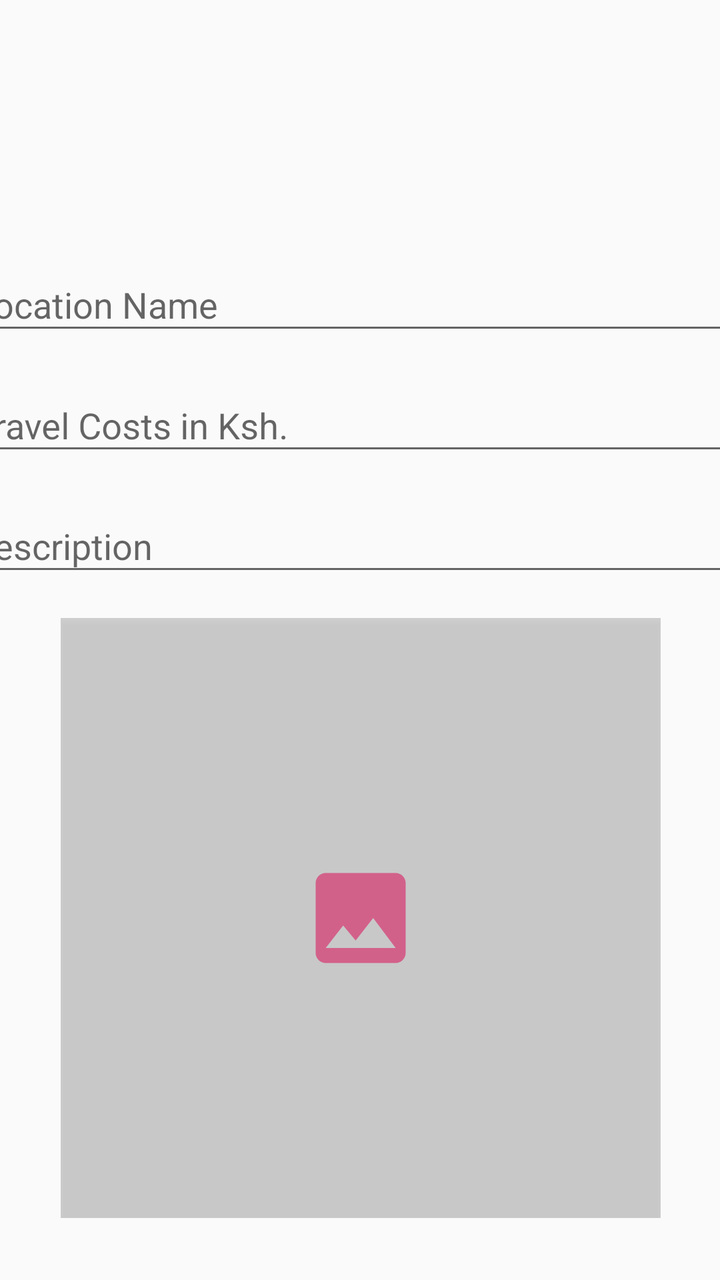
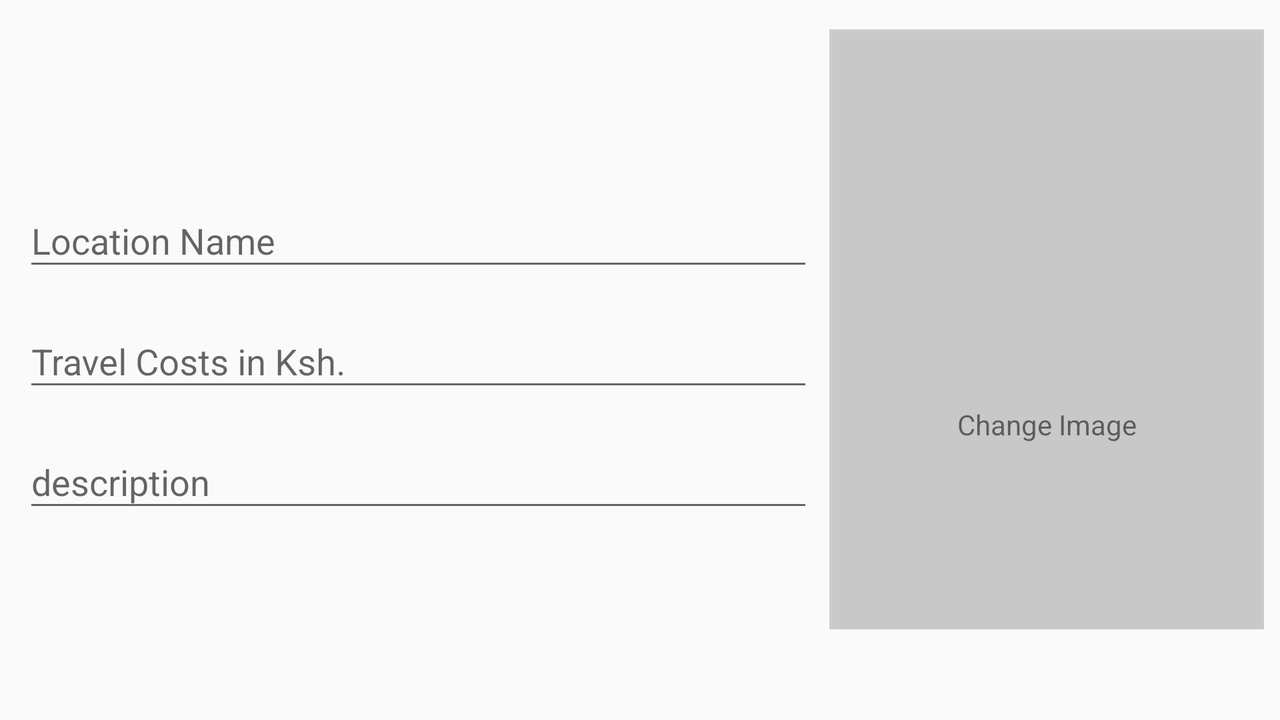

Compare how this app lays out the same screen by default and in its alternative resource folder. The renders come first, then the two layout files and the values they reference.
<!-- AndroidManifest.xml: application theme AppTheme -->
<!-- res/layout/activity_create_place.xml -->
<?xml version="1.0" encoding="utf-8"?>
<androidx.constraintlayout.widget.ConstraintLayout xmlns:android="http://schemas.android.com/apk/res/android"
                                                   xmlns:app="http://schemas.android.com/apk/res-auto"
                                                   xmlns:tools="http://schemas.android.com/tools"
                                                   android:orientation="vertical"
                                                   android:layout_width="match_parent"
                                                   android:layout_height="match_parent">


    <com.google.android.material.textfield.TextInputLayout
            android:layout_width="395dp"
            android:layout_height="wrap_content"
            app:layout_constraintStart_toStartOf="parent"
            app:layout_constraintEnd_toEndOf="parent"
            android:id="@+id/textInputLayout6"
            android:layout_marginTop="120dp"
            app:layout_constraintTop_toTopOf="parent">

        <com.google.android.material.textfield.TextInputEditText
                android:id="@+id/pName"
                android:layout_width="match_parent"
                android:layout_height="wrap_content"
                android:hint="@string/location_name"/>
    </com.google.android.material.textfield.TextInputLayout>
    <com.google.android.material.textfield.TextInputLayout
            android:layout_width="395dp"
            android:layout_height="wrap_content"
            app:layout_constraintStart_toStartOf="@+id/textInputLayout6"
            app:layout_constraintEnd_toEndOf="@+id/textInputLayout6"
            android:layout_marginTop="8dp" app:layout_constraintTop_toBottomOf="@+id/textInputLayout6"
            android:id="@+id/textInputLayout7">

        <com.google.android.material.textfield.TextInputEditText
                android:id="@+id/pPrice"
                android:layout_width="match_parent"
                android:layout_height="wrap_content"
                android:inputType="number"
                android:hint="@string/cost_value"/>
    </com.google.android.material.textfield.TextInputLayout>
    <com.google.android.material.textfield.TextInputLayout
            android:layout_width="395dp"
            android:layout_height="wrap_content"
            app:layout_constraintStart_toStartOf="@+id/textInputLayout7"
            app:layout_constraintEnd_toEndOf="@+id/textInputLayout7"
            android:layout_marginTop="8dp" app:layout_constraintTop_toBottomOf="@+id/textInputLayout7"
            android:id="@+id/textInputLayout8">

        <com.google.android.material.textfield.TextInputEditText
                android:id="@+id/pDesc"
                android:layout_width="match_parent"
                android:layout_height="wrap_content"
                android:hint="description"/>
    </com.google.android.material.textfield.TextInputLayout>

    <androidx.constraintlayout.widget.ConstraintLayout
            android:layout_width="300dp"
            android:layout_height="300dp"
            app:layout_constraintTop_toBottomOf="@+id/textInputLayout8"
            app:layout_constraintEnd_toEndOf="@+id/textInputLayout8"
            app:layout_constraintStart_toStartOf="@+id/textInputLayout8"
            android:layout_marginTop="16dp">

        <ImageView
                android:id="@+id/pOverlayImage"
                android:background="#2C000000"
                android:padding="120dp"
                android:src="@drawable/ic_image"
                android:elevation="2dp"
                android:layout_width="match_parent"
                android:layout_height="match_parent"/>

        <ImageView
                android:id="@+id/pImage"
                android:layout_width="match_parent"
                android:layout_height="match_parent"
                app:layout_constraintEnd_toEndOf="parent"
                app:layout_constraintStart_toStartOf="parent"

                app:srcCompat="@android:color/transparent"/>
    </androidx.constraintlayout.widget.ConstraintLayout>

</androidx.constraintlayout.widget.ConstraintLayout>
<!-- resources referenced by this layout -->
<resources>
  <!-- drawable ic_image (drawable) -->
  <vector xmlns:android="http://schemas.android.com/apk/res/android"
          android:width="24dp"
          android:height="24dp"
          android:viewportWidth="24.0"
          android:viewportHeight="24.0">
      <path
          android:fillColor="@color/colorAccentTrans"
          android:pathData="M21,19V5c0,-1.1 -0.9,-2 -2,-2H5c-1.1,0 -2,0.9 -2,2v14c0,1.1 0.9,2 2,2h14c1.1,0 2,-0.9 2,-2zM8.5,13.5l2.5,3.01L14.5,12l4.5,6H5l3.5,-4.5z"/>
  </vector>
  <string name="cost_value">Travel Costs in Ksh.</string>
  <string name="location_name">Location Name</string>
  <style name="AppTheme" parent="Theme.AppCompat.Light.DarkActionBar">
          
          <item name="colorPrimary">@color/colorPrimary</item>
          <item name="colorPrimaryDark">@color/colorPrimaryDark</item>
          <item name="colorAccent">@color/colorAccent</item>
      </style>
  <color name="colorAccentTrans">#98D81B60</color>
  <color name="colorPrimary">#1252E4</color>
  <color name="colorPrimaryDark">#1043C5</color>
  <color name="colorAccent">#D81B60</color>
</resources>
<!-- res/layout-land/activity_create_place.xml (the author's variant of the layout above) -->
<!-- drawn on the phone turned sideways -->
<?xml version="1.0" encoding="utf-8"?>
<androidx.constraintlayout.widget.ConstraintLayout
        xmlns:android="http://schemas.android.com/apk/res/android"
        xmlns:app="http://schemas.android.com/apk/res-auto"
        xmlns:tools="http://schemas.android.com/tools"
        android:orientation="vertical"
        android:layout_width="match_parent"
        android:layout_height="match_parent">


    <com.google.android.material.textfield.TextInputLayout
            android:layout_width="395dp"
            android:layout_height="wrap_content"
            app:layout_constraintStart_toStartOf="parent"
            app:layout_constraintEnd_toEndOf="parent"
            android:id="@+id/textInputLayout6"
            android:layout_marginTop="88dp"
            app:layout_constraintTop_toTopOf="parent" app:layout_constraintHorizontal_bias="0.047">

        <com.google.android.material.textfield.TextInputEditText
                android:id="@+id/pName"
                android:layout_width="match_parent"
                android:layout_height="wrap_content"
                android:hint="@string/location_name"/>
    </com.google.android.material.textfield.TextInputLayout>
    <com.google.android.material.textfield.TextInputLayout
            android:layout_width="395dp"
            android:layout_height="wrap_content"
            app:layout_constraintStart_toStartOf="@+id/textInputLayout6"
            app:layout_constraintEnd_toEndOf="@+id/textInputLayout6"
            android:layout_marginTop="8dp" app:layout_constraintTop_toBottomOf="@+id/textInputLayout6"
            android:id="@+id/textInputLayout7">

        <com.google.android.material.textfield.TextInputEditText
                android:id="@+id/pPrice"
                android:layout_width="match_parent"
                android:layout_height="wrap_content"
                android:inputType="number"
                android:hint="@string/cost_value"/>
    </com.google.android.material.textfield.TextInputLayout>
    <com.google.android.material.textfield.TextInputLayout
            android:layout_width="395dp"
            android:layout_height="wrap_content"
            app:layout_constraintStart_toStartOf="@+id/textInputLayout7"
            app:layout_constraintEnd_toEndOf="@+id/textInputLayout7"
            android:layout_marginTop="8dp" app:layout_constraintTop_toBottomOf="@+id/textInputLayout7"
            android:id="@+id/textInputLayout8">

        <com.google.android.material.textfield.TextInputEditText
                android:id="@+id/pDesc"
                android:layout_width="match_parent"
                android:layout_height="wrap_content"
                android:hint="description"/>
    </com.google.android.material.textfield.TextInputLayout>

    <androidx.constraintlayout.widget.ConstraintLayout
            android:layout_width="0dp"
            android:layout_height="300dp"
            app:layout_constraintStart_toEndOf="@+id/textInputLayout7"
            android:layout_marginStart="8dp"
            app:layout_constraintTop_toTopOf="parent" android:layout_marginTop="40dp" android:layout_marginEnd="8dp"
            app:layout_constraintEnd_toEndOf="parent" app:layout_constraintBottom_toBottomOf="parent"
            android:layout_marginBottom="71dp">

        <ImageView
                android:id="@+id/pOverlayImage"
                android:background="#2C000000"
                android:padding="120dp"
                android:src="@drawable/ic_image"
                android:elevation="2dp"
                android:layout_width="match_parent"
                android:layout_height="match_parent"/>
        <TextView
                android:padding="4dp"
                android:elevation="4dp"
                android:layout_marginTop="184dp"
                android:text="@string/change_image"
                android:layout_width="wrap_content"
                android:layout_height="wrap_content"
                app:layout_constraintEnd_toEndOf="parent"
                app:layout_constraintStart_toStartOf="parent"
                app:layout_constraintTop_toTopOf="@+id/pImage"/>

        <ImageView
                android:id="@+id/pImage"
                android:layout_width="match_parent"
                android:layout_height="match_parent"
                app:layout_constraintEnd_toEndOf="parent"
                app:layout_constraintStart_toStartOf="parent"

                app:srcCompat="@android:color/transparent" app:layout_constraintTop_toTopOf="parent"
                app:layout_constraintBottom_toBottomOf="parent" app:layout_constraintHorizontal_bias="0.0"/>
    </androidx.constraintlayout.widget.ConstraintLayout>

</androidx.constraintlayout.widget.ConstraintLayout>
<!-- resources referenced by the variant -->
<!-- as the phone turned sideways resolves them -->
<resources>
  <!-- drawable ic_image (drawable) -->
  <vector xmlns:android="http://schemas.android.com/apk/res/android"
          android:width="24dp"
          android:height="24dp"
          android:viewportWidth="24.0"
          android:viewportHeight="24.0">
      <path
          android:fillColor="@color/colorAccentTrans"
          android:pathData="M21,19V5c0,-1.1 -0.9,-2 -2,-2H5c-1.1,0 -2,0.9 -2,2v14c0,1.1 0.9,2 2,2h14c1.1,0 2,-0.9 2,-2zM8.5,13.5l2.5,3.01L14.5,12l4.5,6H5l3.5,-4.5z"/>
  </vector>
  <string name="change_image">Change Image</string>
  <string name="cost_value">Travel Costs in Ksh.</string>
  <string name="location_name">Location Name</string>
  <style name="AppTheme" parent="Theme.AppCompat.Light.DarkActionBar">
          
          <item name="colorPrimary">@color/colorPrimary</item>
          <item name="colorPrimaryDark">@color/colorPrimaryDark</item>
          <item name="colorAccent">@color/colorAccent</item>
      </style>
  <color name="colorAccentTrans">#98D81B60</color>
  <color name="colorPrimary">#1252E4</color>
  <color name="colorPrimaryDark">#1043C5</color>
  <color name="colorAccent">#D81B60</color>
</resources>
